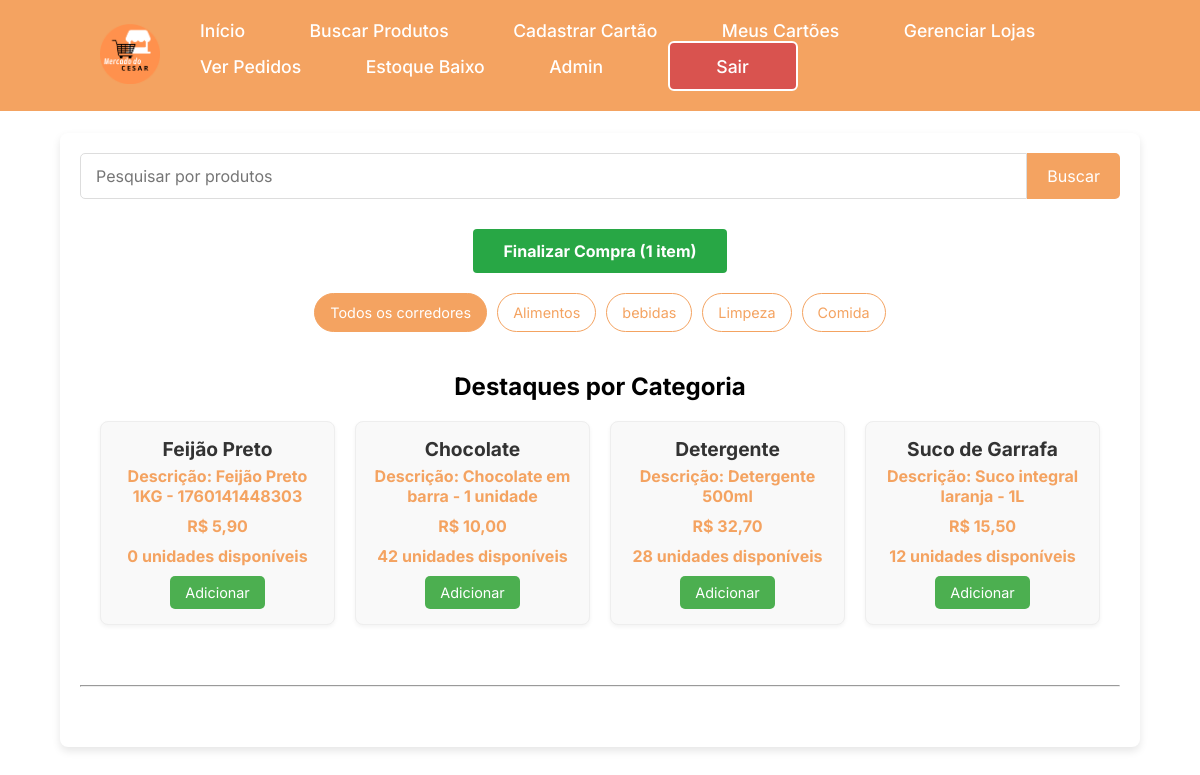
The page /busca/ (signed in) on the database its author committed.
### mercadocesar/models.py (models this page shows, shortened)
class Produto(models.Model):
	nome = models.CharField(max_length=30, unique=True)
	codigo = models.CharField(max_length=30, unique=True)
	descricao = models.CharField(max_length=200, default="", unique=True)
	categoria = models.CharField(max_length=50)
	preco_custo = models.DecimalField(
		max_digits=10,
		decimal_places=2,
		validators=[MinValueValidator(0)]
	)
	preco = models.DecimalField(
		max_digits=10,
		decimal_places=2,
		validators=[MinValueValidator(0)]
	)
	unidade_medida = models.CharField(max_length=20)
	class Meta:
		constraints = [
			CheckConstraint(check=~Q(codigo=""), name='codigo_nao_vazio'),
   			CheckConstraint(check=~Q(descricao=""), name='descricao_nao_vazia'),
			CheckConstraint(check=~Q(categoria=""), name='categoria_nao_vazia'),
			CheckConstraint(check=~Q(unidade_medida=""), name='unidade_medida_nao_vazia'),
		]
	def estoque_total(self):
		from django.db.models import Sum
		total = self.estoque_set.aggregate(Sum('quantidade'))['quantidade__sum']
		return total if total is not None else 0

### mercadocesar/views.py (the view, shortened to what this page needs)
# urls.py: path('busca/', buscar_itens, name= 'busca'),
@login_required
def buscar_itens(request):
    todos_produtos = Produto.objects.all().order_by('categoria', 'id')
    produtos_destaque = []
    categoria_vistas = set()
    for produto in todos_produtos:
        if produto.categoria not in categoria_vistas:
            produtos_destaque.append(produto)
            categoria_vistas.add(produto.categoria)
    carrinho = obter_carrinho_ativo(request.user)
    total_itens = sum(item.quantidade for item in carrinho.itens.all()) if carrinho else 0
    contexto = {
        'todos_produtos': todos_produtos,
        'produtos_destaque': produtos_destaque,
        'carrinho': carrinho,
        'total_itens': total_itens
    }
    return render(request, 'buscar_itens.html', contexto)

### mercadocesar/views.py (called while the page is built)
def obter_carrinho_ativo(usuario):
    return Carrinho.objects.filter(usuario=usuario, ativo=True).first()

### mercadocesar/templates/buscar_itens.html (shortened to what this page needs)
{% extends "base.html" %}
{% load static %}
{% block content %}
    <div class="search-bar">
        <input type="text" id="barraPesquisa" placeholder="Pesquisar por produtos">
        <button>Buscar</button>
    </div>
    <div style="text-align: center; margin: 20px 0;">
        <a href="{% url 'checkout' %}" style="padding: 12px 30px; background-color: #28a745; color: white; text-decoration: none; border-radius: 4px; font-size: 16px; display: inline-block; font-weight: bold;">
            Finalizar Compra {% if total_itens > 0 %}({{ total_itens }} {% if total_itens == 1 %}item{% else %}itens{% endif %}){% endif %}
        </a>
    </div>
    <div class="categories">
        <button class="category-button active" data-filter="all">Todos os corredores</button>
        <button class="category-button" data-filter="Alimentos">Alimentos</button>
        <button class="category-button" data-filter="bebidas">bebidas</button>
        <button class="category-button" data-filter="Limpeza">Limpeza</button>
        <button class="category-button" data-filter="Comida">Comida</button>
    </div>
    <h2 style="margin-top: 30px; text-align: center;">Destaques por Categoria</h2>
    <div id="destaqueGrid" class="highlight-grid product-grid">
        {% for produto in produtos_destaque %}
            <div class="product-card highlight" data-categoria="{{ produto.categoria }}">
                <h3 class="nomeProduto">{{ produto.nome|default:'Nome Ausente' }}</h3>
                <p>Descrição: {{ produto.descricao }}</p>
                <p>R$ {{ produto.preco|default:'???' }}</p>
                <p class="estoque">{{ produto.estoque_total }} unidades disponíveis</p>
                <form method="post" action="{% url 'busca' %}" style="display: inline;">
                    <button type="submit">Adicionar</button>
                </form>
            </div>
        {% endfor %}
    </div>
    <hr style="margin: 40px 0;">
{% endblock content %}

### mercadocesar/static/css/testelogin.css (style rules this page uses)
* { margin: 0; padding: 0; box-sizing: border-box; font-family:verdana; }
body { background-color:white; display:flex; flex-direction: column; justify-content:center; align-items:center; min-height: 100vh; margin: 0px; }
button { background-color:#f4a361; color:white; border-radius: 6px; border-color:white; }
html { scroll-behavior: smooth; }

### mercadocesar/static/css/buscar_itens.css (style rules this page uses)
* { margin: 0; padding: 0; box-sizing: border-box; font-family: "Inter", sans-serif;; }
html { scroll-behavior: smooth; }
body { min-height: 100vh; background-color: white; }
.search-bar { display: flex; justify-content: center; margin-bottom: 30px; }
.search-bar input { flex-grow: 1; padding: 12px 15px; border: 1px solid #ddd; border-radius: 5px 0 0 5px; font-size: 1em; }
.search-bar button { padding: 12px 20px; background-color: #f4a361; color: white; border: none; border-radius: 0 5px 5px 0; cursor: pointer; font-size: 1em; transition: background-color 0.3s ease; }
.categories { display: flex; flex-wrap: wrap; justify-content: center; gap: 10px; margin-bottom: 40px; }
.category-button { padding: 10px 15px; border: 1px solid #f4a361; border-radius: 20px; background-color: white; color: #f4a361; cursor: pointer; font-size: 0.9em; transition: all 0.3s ease; }
.category-button:hover, .category-button.active { background-color: #f4a361; color: white; }
.product-grid { display: grid; grid-template-columns: repeat(auto-fill, minmax(200px, 1fr)); gap: 20px; padding: 20px; }
.product-card { background-color: #f9f9f9; border: 1px solid #eee; border-radius: 8px; padding: 15px; text-align: center; box-shadow: 0 2px 4px rgba(0,0,0,0.05); transition: transform 0.2s ease; }
.product-card h3 { font-size: 1.2em; color: #333; margin-bottom: 5px; }
.product-card p { font-size: 1em; color: #f4a361; font-weight: bold; margin-bottom: 10px; }
.product-card button { background-color: #4CAF50; color: white; border: none; padding: 8px 15px; border-radius: 5px; cursor: pointer; font-size: 0.9em; transition: background-color 0.3s ease; }

### rows shown on the page
Produto: nome "Feijão Preto", descricao "Feijão Preto 1KG - 1760141448303", preco "5,90", estoque_total "0"
Produto: nome "Chocolate", descricao "Chocolate em barra - 1 unidade", preco "10,00", estoque_total "42"
Produto: nome "Detergente", descricao "Detergente 500ml", preco "32,70", estoque_total "28"
Produto: nome "Suco de Garrafa", descricao "Suco integral laranja - 1L", preco "15,50", estoque_total "12"

### other values the page prints
{{ total_itens }} "1"
